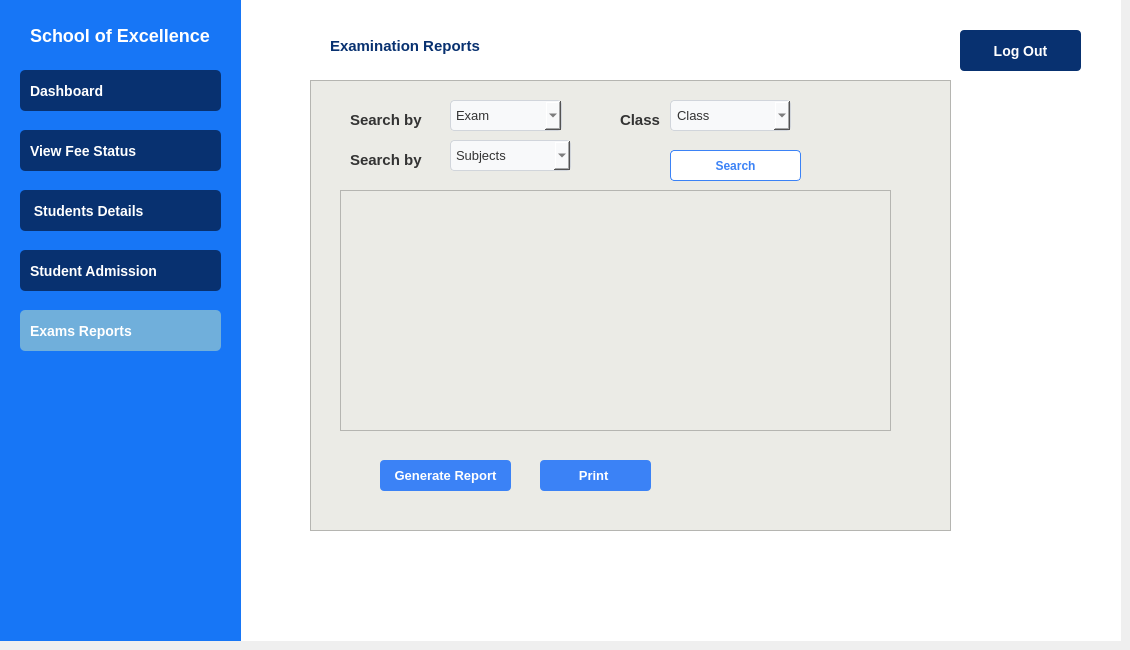
    <widget class="QWidget" name="AdminExampg">
     <widget class="QGroupBox" name="groupBox_9">
      <property name="geometry">
       <rect>
        <x>240</x>
        <y>0</y>
        <width>881</width>
        <height>641</height>
       </rect>
      </property>
      <property name="styleSheet">
       <string notr="true">QGroupBox
{
background: white;
border: none;
}</string>
      </property>
      <property name="title">
       <string/>
      </property>
      <widget class="QPushButton" name="pushButton_29">
       <property name="geometry">
        <rect>
         <x>720</x>
         <y>30</y>
         <width>121</width>
         <height>41</height>
        </rect>
       </property>
       <property name="styleSheet">
        <string notr="true">QPushButton {
    background-color: rgb(8, 49, 112);
    color: white;
    border-radius: 4px;
    padding: 10px;
    font-size: 14px;
    font-weight: bold;
    text-align: center;
    padding-left: 10px;
}
QPushButton:hover 
{ 
background-color: rgb(17, 80, 180);
}</string>
       </property>
       <property name="text">
        <string>Log Out</string>
       </property>
       <property name="iconSize">
        <size>
         <width>12</width>
         <height>12</height>
        </size>
       </property>
      </widget>
      <widget class="QLabel" name="label_149">
       <property name="geometry">
        <rect>
         <x>90</x>
         <y>30</y>
         <width>191</width>
         <height>31</height>
        </rect>
       </property>
       <property name="styleSheet">
        <string notr="true">QLabel
{
color: rgb(8, 49, 112);
font-size: 15px;
font-weight: bold;
text-align: center;
qproperty-alignment: AlignCenter;
}</string>
       </property>
       <property name="text">
        <string>Examination Reports</string>
       </property>
      </widget>
      <widget class="QFrame" name="frame_18">
       <property name="geometry">
        <rect>
         <x>70</x>
         <y>80</y>
         <width>641</width>
         <height>451</height>
        </rect>
       </property>
       <property name="styleSheet">
        <string notr="true">QFrame 
{
background-color: rgb(235, 235, 230);

}</string>
       </property>
       <property name="frameShape">
        <enum>QFrame::Shape::StyledPanel</enum>
       </property>
       <property name="frameShadow">
        <enum>QFrame::Shadow::Raised</enum>
       </property>
       <widget class="QLabel" name="label_142">
        <property name="geometry">
         <rect>
          <x>40</x>
          <y>30</y>
          <width>81</width>
          <height>20</height>
         </rect>
        </property>
        <property name="styleSheet">
         <string notr="true">QLabel {
    color: #333333;
    font-family: 'Segoe UI', Arial, sans-serif;
    font-size: 15px;
    font-weight: 500;
}</string>
        </property>
        <property name="text">
         <string>Search by</string>
        </property>
       </widget>
       <widget class="QPushButton" name="pushButton_219">
        <property name="geometry">
         <rect>
          <x>360</x>
          <y>70</y>
          <width>131</width>
          <height>31</height>
         </rect>
        </property>
        <property name="styleSheet">
         <string notr="true">QPushButton {
    background-color: #ffffff;
    color: #3b82f6;
    border: 1px solid #3b82f6;
    border-radius: 4px;
    padding: 6px 12px;
    font-weight: bold;
    min-width: 80px;
font-size: 12px;
}

QPushButton:hover {
    background-color: #A9D6F5;  /* Light Sky Blue on Hover */
    color: #000000;             /* Optional: Black text for contrast */
}</string>
        </property>
        <property name="text">
         <string>Search</string>
        </property>
       </widget>
       <widget class="QTableView" name="tableView_15">
        <property name="geometry">
         <rect>
          <x>30</x>
          <y>110</y>
          <width>551</width>
          <height>241</height>
         </rect>
        </property>
       </widget>
       <widget class="QPushButton" name="pushButton_220">
        <property name="geometry">
         <rect>
          <x>70</x>
          <y>380</y>
          <width>131</width>
          <height>31</height>
         </rect>
        </property>
        <property name="styleSheet">
         <string notr="true">QPushButton {
    background-color: #3b82f6;
    color: white;
    border: none;
    border-radius: 4px;
    font-weight: bold;
 font-size: 13px;
padding: 6px 12px;
}
QPushButton:hover 
{ 
background-color: rgb(17, 80, 180);
}</string>
        </property>
        <property name="text">
         <string>Generate Report</string>
        </property>
       </widget>
       <widget class="QComboBox" name="comboBox_14">
        <property name="geometry">
         <rect>
          <x>140</x>
          <y>20</y>
          <width>112</width>
          <height>31</height>
         </rect>
        </property>
        <property name="styleSheet">
         <string notr="true">QComboBox {
    background-color: #f8f9fa;
    border: 1px solid #d1d5db;
    border-radius: 4px;
    padding: 5px;
    min-width: 100px;
    color: #333333;
font-size: 13px;
}</string>
        </property>
        <item>
         <property name="text">
          <string>Exam</string>
         </property>
        </item>
        <item>
         <property name="text">
          <string>1st Term</string>
         </property>
        </item>
        <item>
         <property name="text">
          <string>2nd-Term</string>
         </property>
        </item>
        <item>
         <property name="text">
          <string>Final Term</string>
         </property>
        </item>
       </widget>
       <widget class="QLabel" name="label_146">
        <property name="geometry">
         <rect>
          <x>310</x>
          <y>30</y>
          <width>41</width>
          <height>20</height>
         </rect>
        </property>
        <property name="styleSheet">
         <string notr="true">QLabel {
    color: #333333;
    font-family: 'Segoe UI', Arial, sans-serif;
    font-size: 15px;
    font-weight: 500;
}</string>
        </property>
        <property name="text">
         <string>Class</string>
        </property>
       </widget>
       <widget class="QComboBox" name="comboBox_15">
        <property name="geometry">
         <rect>
          <x>360</x>
          <y>20</y>
          <width>121</width>
          <height>31</height>
         </rect>
        </property>
        <property name="styleSheet">
         <string notr="true">QComboBox {
    background-color: #f8f9fa;
    border: 1px solid #d1d5db;
    border-radius: 4px;
    padding: 6px ;
    min-width: 100px;
    color: #333333;
font-size: 13px;

}</string>
        </property>
        <item>
         <property name="text">
          <string>Class</string>
         </property>
        </item>
        <item>
         <property name="text">
          <string>Class 1</string>
         </property>
        </item>
        <item>
         <property name="text">
          <string>Class 2</string>
         </property>
        </item>
        <item>
         <property name="text">
          <string>Class 3</string>
         </property>
        </item>
        <item>
         <property name="text">
          <string>Class 4</string>
         </property>
        </item>
        <item>
         <property name="text">
          <string>Class 5</string>
         </property>
        </item>
        <item>
         <property name="text">
          <string>Class 6</string>
         </property>
        </item>
        <item>
         <property name="text">
          <string>Class 7</string>
         </property>
        </item>
        <item>
         <property name="text">
          <string>Class 8</string>
         </property>
        </item>
        <item>
         <property name="text">
          <string>Class 9</string>
         </property>
        </item>
        <item>
         <property name="text">
          <string>Class 10</string>
         </property>
        </item>
       </widget>
       <widget class="QLabel" name="label_143">
        <property name="geometry">
         <rect>
          <x>40</x>
          <y>70</y>
          <width>81</width>
          <height>20</height>
         </rect>
        </property>
        <property name="styleSheet">
         <string notr="true">QLabel {
    color: #333333;
    font-family: 'Segoe UI', Arial, sans-serif;
    font-size: 15px;
    font-weight: 500;
}</string>
        </property>
        <property name="text">
         <string>Search by </string>
        </property>
       </widget>
       <widget class="QPushButton" name="pushButton_222">
        <property name="geometry">
         <rect>
          <x>230</x>
          <y>380</y>
          <width>111</width>
          <height>31</height>
         </rect>
        </property>
        <property name="styleSheet">
         <string notr="true">QPushButton {
    background-color: #3b82f6;
    color: white;
    border: none;
    border-radius: 4px;
    font-weight: bold;
 font-size: 13px;
padding: 6px 12px;
}
QPushButton:hover 
{ 
background-color: rgb(17, 80, 180);
}</string>
        </property>
        <property name="text">
         <string>Print </string>
        </property>
       </widget>
       <widget class="QComboBox" name="comboBox_6">
        <property name="geometry">
         <rect>
          <x>140</x>
          <y>60</y>
          <width>121</width>
          <height>31</height>
         </rect>
        </property>
        <property name="styleSheet">
         <string notr="true">QComboBox {
    background-color: #f8f9fa;
    border: 1px solid #d1d5db;
    border-radius: 4px;
    padding: 5px;
    min-width: 100px;
    color: #333333;
font-size: 13px;
}</string>
        </property>
        <item>
         <property name="text">
          <string>Subjects</string>
         </property>
        </item>
        <item>
         <property name="text">
          <string>English</string>
         </property>
        </item>
        <item>
         <property name="text">
          <string>Urdu</string>
         </property>
        </item>
        <item>
         <property name="text">
          <string>Maths</string>
         </property>
        </item>
        <item>
         <property name="text">
          <string>Science</string>
         </property>
        </item>
        <item>
         <property name="text">
          <string>Islamiat</string>
         </property>
        </item>
        <item>
         <property name="text">
          <string>Computer</string>
         </property>
        </item>
        <item>
         <property name="text">
          <string>Social Studies</string>
         </property>
        </item>
        <item>
         <property name="text">
          <string>General Knowledge</string>
         </property>
        </item>
       </widget>
      </widget>
     </widget>
     <widget class="QGroupBox" name="groupBox_10">
      <property name="geometry">
       <rect>
        <x>0</x>
        <y>0</y>
        <width>241</width>
        <height>641</height>
       </rect>
      </property>
      <property name="styleSheet">
       <string notr="true">
QGroupBox {
    background-color: rgb(23, 118, 246); 
    color: white;
    border: none;
    font-size: 16px;
    font-weight: bold;
}</string>
      </property>
      <property name="title">
       <string/>
      </property>
      <widget class="QPushButton" name="pushButton_30">
       <property name="geometry">
        <rect>
         <x>20</x>
         <y>250</y>
         <width>201</width>
         <height>41</height>
        </rect>
       </property>
       <property name="styleSheet">
        <string notr="true">QPushButton {
    background-color: rgb(8, 49, 112);
    color: white;
    border-radius: 5px;
    padding: 10px;
    font-size: 14px;
    font-weight: bold;
    text-align: left;
    padding-left: 10px;
}
QPushButton:hover 
{ 
background-color: rgb(17, 80, 180);
}</string>
       </property>
       <property name="text">
        <string>Student Admission</string>
       </property>
       <property name="icon">
        <iconset>
         <normalon>:/icons /icons/student-card.png</normalon>
        </iconset>
       </property>
       <property name="iconSize">
        <size>
         <width>28</width>
         <height>28</height>
        </size>
       </property>
      </widget>
      <widget class="QPushButton" name="pushButton_31">
       <property name="geometry">
        <rect>
         <x>20</x>
         <y>190</y>
         <width>201</width>
         <height>41</height>
        </rect>
       </property>
       <property name="styleSheet">
        <string notr="true">QPushButton {
    background-color: rgb(8, 49, 112);
    color: white;
    border-radius: 5px;
    padding: 10px;
    font-size: 14px;
    font-weight: bold;
    text-align: left;
    padding-left: 10px;
}
QPushButton:hover 
{ 
background-color: rgb(17, 80, 180);
}</string>
       </property>
       <property name="text">
        <string> Students Details</string>
       </property>
       <property name="icon">
        <iconset>
         <normalon>:/icons /icons/student.png</normalon>
        </iconset>
       </property>
       <property name="iconSize">
        <size>
         <width>20</width>
         <height>20</height>
        </size>
       </property>
      </widget>
      <widget class="QPushButton" name="pushButton_32">
       <property name="geometry">
        <rect>
         <x>20</x>
         <y>130</y>
         <width>201</width>
         <height>41</height>
        </rect>
       </property>
       <property name="styleSheet">
        <string notr="true">QPushButton {
    background-color: rgb(8, 49, 112);
    color: white;
    border-radius: 5px;
    padding: 10px;
    font-size: 14px;
    font-weight: bold;
    text-align: left;
    padding-left: 10px;
}
QPushButton:hover 
{ 
background-color: rgb(17, 80, 180);
}</string>
       </property>
       <property name="text">
        <string>View Fee Status</string>
       </property>
       <property name="icon">
        <iconset>
         <normalon>:/icons /icons/receipt.png</normalon>
        </iconset>
       </property>
       <property name="iconSize">
        <size>
         <width>20</width>
         <height>20</height>
        </size>
       </property>
      </widget>
      <widget class="QPushButton" name="pushButton_33">
       <property name="geometry">
        <rect>
         <x>20</x>
         <y>70</y>
         <width>201</width>
         <height>41</height>
        </rect>
       </property>
       <property name="styleSheet">
        <string notr="true">
QPushButton {
    background-color: rgb(8, 49, 112);
    color: white;
    border-radius: 5px;
    padding: 10px;
    font-size: 14px;
    font-weight: bold;
    text-align: left;
    padding-left: 10px;
}
QPushButton:hover 
{ 
background-color: rgb(17, 80, 180);
}
</string>
       </property>
       <property name="text">
        <string>Dashboard</string>
       </property>
       <property name="icon">
        <iconset>
         <normalon>:/icons /icons/dashboard.png</normalon>
        </iconset>
       </property>
       <property name="iconSize">
        <size>
         <width>20</width>
         <height>20</height>
        </size>
       </property>
      </widget>
      <widget class="QLabel" name="label_7">
       <property name="geometry">
        <rect>
         <x>30</x>
         <y>20</y>
         <width>181</width>
         <height>31</height>
        </rect>
       </property>
       <property name="styleSheet">
        <string notr="true">QLabel
{
color: white;
font-size: 18px;
font-weight: bold;
text-align: center;
qproperty-alignment: AlignCenter;
}</string>
       </property>
       <property name="text">
        <string>School of Excellence </string>
       </property>
      </widget>
      <widget class="QPushButton" name="pushButton_35">
       <property name="geometry">
        <rect>
         <x>20</x>
         <y>310</y>
         <width>201</width>
         <height>41</height>
        </rect>
       </property>
       <property name="styleSheet">
        <string notr="true">
QPushButton {
    background-color: rgb(112, 175, 219);
    color: white;
    border-radius: 5px;
    padding: 10px;
    font-size: 14px;
    font-weight: bold;
    text-align: left;
    padding-left: 10px;
}</string>
       </property>
       <property name="text">
        <string>Exams Reports</string>
       </property>
       <property name="icon">
        <iconset>
         <normalon>:/icons /icons/exam.png</normalon>
        </iconset>
       </property>
       <property name="iconSize">
        <size>
         <width>20</width>
         <height>20</height>
        </size>
       </property>
      </widget>
     </widget>
    </widget>
